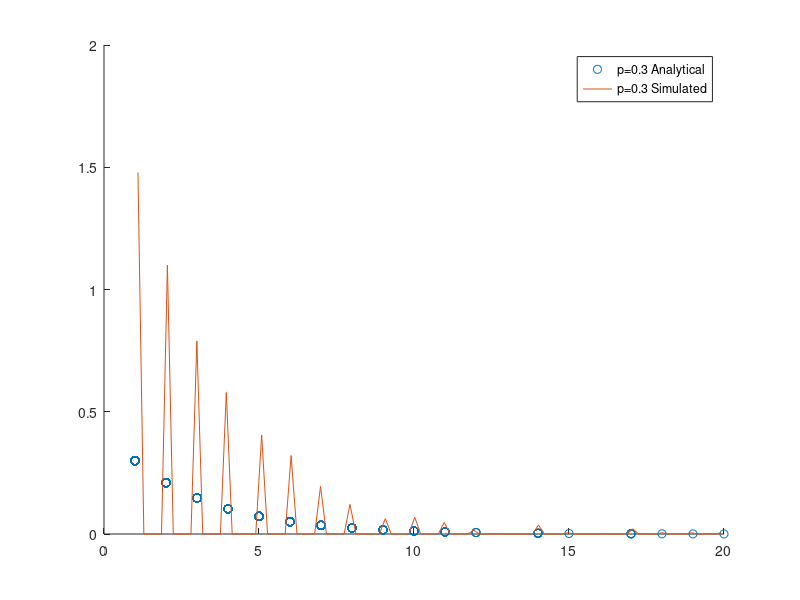

This chart was generated by the following MATLAB code:
p_geo=0.3;
%generating geometric random variable
for i=1:1000
    K=1;
    while(rand()>p_geo)
        K=K+1;
    end
    geo_1(i)=K;
end

%calculating geometric pdf formula
for i=1:1000
    p_geo(i)=power(0.7,(geo_1(i)-1))*0.3 ;
end

figure; hold on; 
%plotting calculated results
plot(geo_1,p_geo,'o');
%plotting simulated results
[counter, bins]= hist(geo_1,100);
delta=bins(2)-bins(1);
EmpPDF=counter/sum(counter)/delta;
plot(bins,EmpPDF);

legend('p=0.3 Analytical','p=0.3 Simulated');